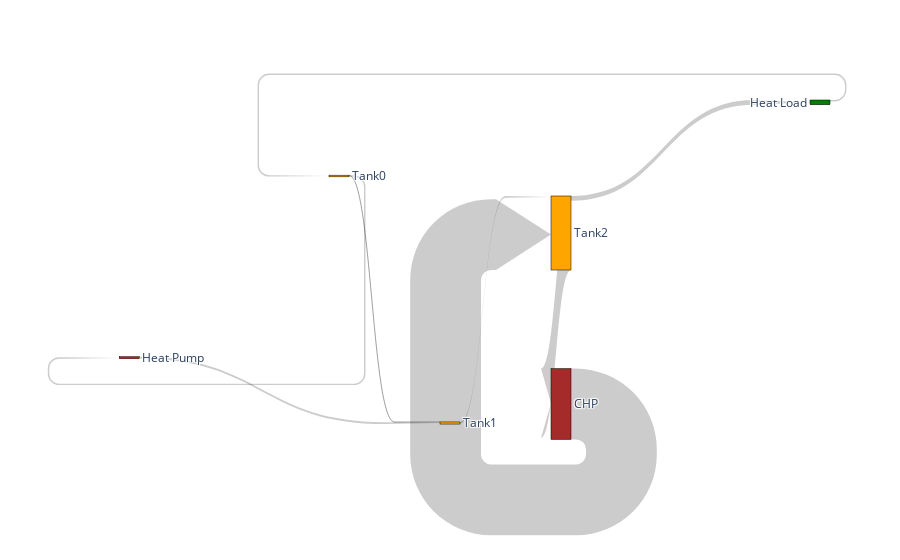

Notebook code cell kept with this figure:
### Markdown cell above
### Plot with more details

### Code cell
#Plot where out/fro CHP considered

fig = go.Figure(data=[go.Sankey(
    arrangement = "snap",
    valuesuffix = "Wh",
    node = dict(
      pad = 10,
    #   thickness = 20,
      line = dict(color = "black", width = 0.5),
      label = ["Heat Pump", "Tank0", "Tank1", "Tank2", "Heat Load", "CHP"],
      x = [0, 0.35, 0.5, 0.65, 1,0.65],
      y = [0,0.2,0.85,0.35,-0.2, 0.8],
    #   color = "blue"
      color = ['Red', 'Orange', 'Orange', 'Orange', 'Green', 'Brown']
    ),
    link = dict(
      arrowlen = 55,
      source = [0, 1, 2,3, 4, 1,5,3], # indices correspond to labels, eg A1, A2, A1, B1, ...
      target = [2, 2, 3,4, 1, 0,3,5],
      value = [(((df[x].sum())**2)**0.5)/4 for x in Qflows]
    #   curve = [0, 0, 0, 0.5, 0]
  ))])

fig.show()

### Figure 1 — Plotly figure (JSON) as saved in the notebook; plotly's stock layout.template omitted (floating-point values rounded to 4 significant figures)
{"data": [{"arrangement": "snap", "link": {"arrowlen": 55, "source": [0, 1, 2, 3, 4, 1, 5, 3], "target": [2, 2, 3, 4, 1, 0, 3, 5], "value": [13540000.0, 1331000.0, 12590000.0, 33130000.0, 9996000.0, 10240000.0, 496500000.0, 485800000.0]}, "node": {"color": ["Red", "Orange", "Orange", "Orange", "Green", "Brown"], "label": ["Heat Pump", "Tank0", "Tank1", "Tank2", "Heat Load", "CHP"], "line": {"color": "black", "width": 0.5}, "pad": 10, "x": [0, 0.35, 0.5, 0.65, 1, 0.65], "y": [0, 0.2, 0.85, 0.35, -0.2, 0.8]}, "type": "sankey", "valuesuffix": "Wh"}], "layout": {}}
